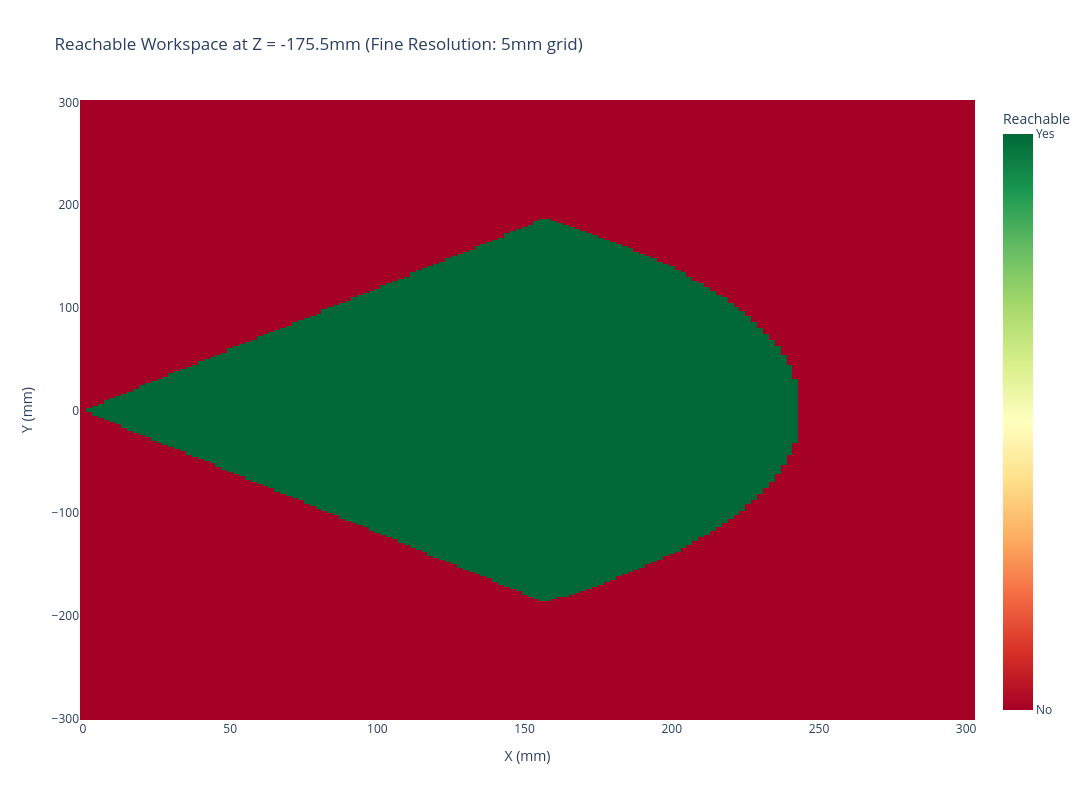

Here is the notebook cell this chart was saved with:
### Code cell
# Create XY plane heatmap at Z = max_z with finer resolution
z_slice = max_z

x_range_fine = np.arange(X_MIN, X_MAX + 2, 2.0)  # 5mm step instead of 20mm
y_range_fine = np.arange(Y_MIN, Y_MAX + 2, 2.0)  # 5mm step instead of 20mm

xy_grid = np.zeros((len(y_range_fine), len(x_range_fine)))
xy_text = [[f"X: {x:.0f}<br>Y: {y:.0f}<br>Z: {z_slice:.0f}" 
            for x in x_range_fine] for y in y_range_fine]

print(f"Generating fine-grained heatmap at Z = {z_slice}mm...")
print(f"Grid size: {len(x_range_fine)} x {len(y_range_fine)} = {len(x_range_fine) * len(y_range_fine)} points")

for i, y in enumerate(y_range_fine):
    for j, x in enumerate(x_range_fine):
        result = inverse_kinematics(x, y, z_slice)
        xy_grid[i, j] = 1 if result else 0

fig = go.Figure(data=go.Heatmap(
    z=xy_grid,
    x=x_range_fine,
    y=y_range_fine,
    colorscale='RdYlGn',
    text=xy_text,
    hovertemplate='%{text}<br>Reachable: %{z}<extra></extra>',
    colorbar=dict(
        title="Reachable",
        tickvals=[0, 1],
        ticktext=['No', 'Yes']
    )
))

fig.update_layout(
    title=f'Reachable Workspace at Z = {z_slice:.1f}mm (Fine Resolution: 5mm grid)',
    xaxis_title='X (mm)',
    yaxis_title='Y (mm)',
    height=800,
    width=1200
)

fig.show()
print("Done!")

### Figure 1 — Plotly figure (JSON) as saved in the notebook; plotly's stock layout.template omitted (floating-point values rounded to 4 significant figures; data arrays with more than 128 entries replaced by an {"elided": "..."} marker saying what was removed)
{"data": [{"colorbar": {"ticktext": ["No", "Yes"], "tickvals": [0, 1], "title": {"text": "Reachable"}}, "colorscale": [[0, "rgb(165,0,38)"], [0.1, "rgb(215,48,39)"], [0.2, "rgb(244,109,67)"], [0.3, "rgb(253,174,97)"], [0.4, "rgb(254,224,139)"], [0.5, "rgb(255,255,191)"], [0.6, "rgb(217,239,139)"], [0.7, "rgb(166,217,106)"], [0.8, "rgb(102,189,99)"], [0.9, "rgb(26,152,80)"], [1, "rgb(0,104,55)"]], "hovertemplate": "%{text}<br>Reachable: %{z}<extra></extra>", "text": {"elided": "302x152 str values"}, "type": "heatmap", "x": {"elided": "152 float values"}, "y": {"elided": "302 float values"}, "z": {"elided": "302x152 float values"}}], "layout": {"height": 800, "title": {"text": "Reachable Workspace at Z = -175.5mm (Fine Resolution: 5mm grid)"}, "width": 1200, "xaxis": {"title": {"text": "X (mm)"}}, "yaxis": {"title": {"text": "Y (mm)"}}}}
